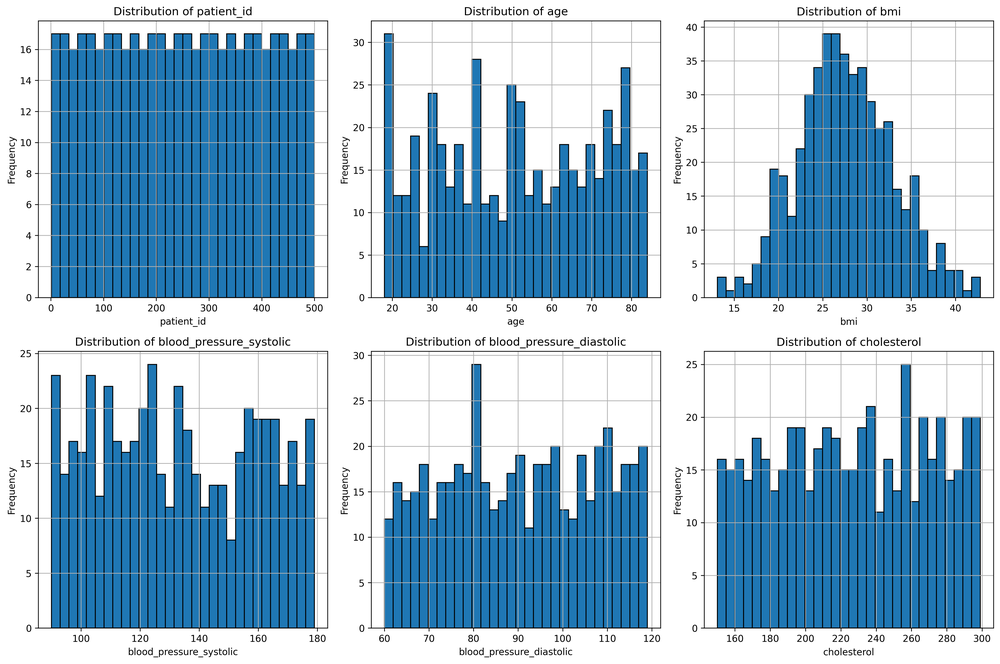
#> input picture outputs/distributions.png, 1000 x 664 px, shrunk from 4469 x 2968 before the run
$ python create_collage.py
#> lines starting #> are read from the running program, lines starting #| are printed output that depends on the picture
import matplotlib.pyplot as plt
from matplotlib.image import imread

# Read images
img1 = imread('outputs/distributions.png')
#> img1 is the input picture: shape (664, 1000, 4) float32; mean R, G, B, A 0.619, 0.739, 0.822, 1
img2 = imread('outputs/correlation_heatmap.png')
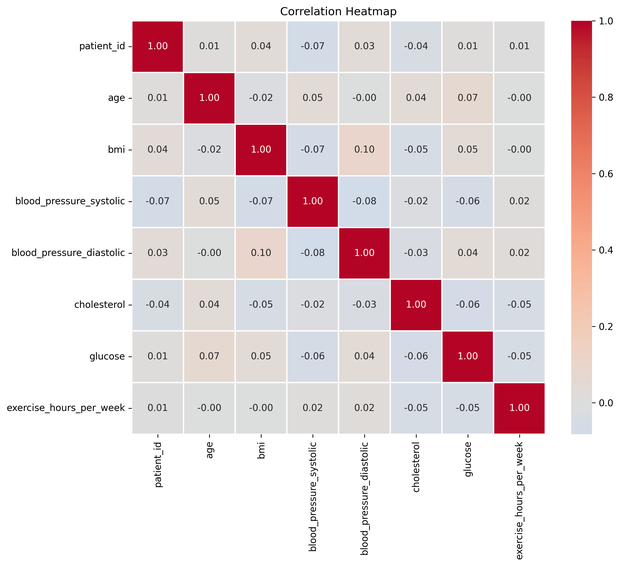
#> input picture outputs/correlation_heatmap.png, 620 x 566 px, shrunk from 2771 x 2530 before the run
#> img2 is the input picture: shape (566, 620, 4) float32; mean R, G, B, A 0.912, 0.864, 0.873, 1
img3 = imread('outputs/categorical_distributions.png')
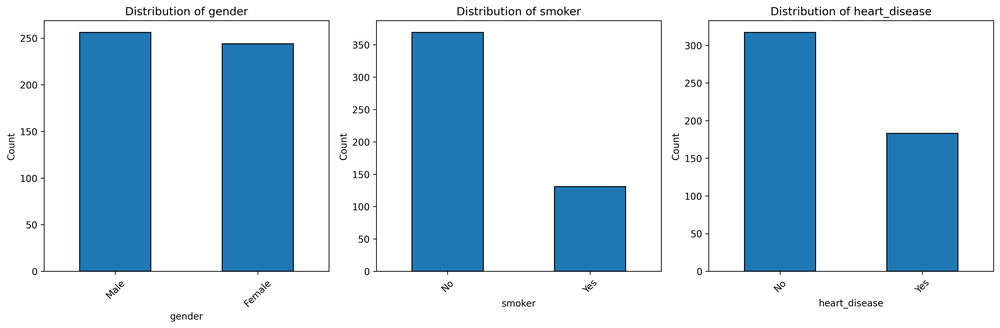
#> input picture outputs/categorical_distributions.png, 1000 x 328 px, shrunk from 4469 x 1468 before the run
#> img3 is the input picture: shape (328, 1000, 4) float32; mean R, G, B, A 0.758, 0.843, 0.902, 1

# Create collage
fig, axes = plt.subplots(1, 3, figsize=(20, 6))

axes[0].imshow(img1)
axes[0].axis('off')
axes[0].set_title('Distribution Analysis', fontsize=16, fontweight='bold')

axes[1].imshow(img2)
axes[1].axis('off')
axes[1].set_title('Correlation Heatmap', fontsize=16, fontweight='bold')

axes[2].imshow(img3)
axes[2].axis('off')
axes[2].set_title('Categorical Analysis', fontsize=16, fontweight='bold')

plt.tight_layout()
plt.savefig('screenshots/analysis_collage.png', dpi=300, bbox_inches='tight', facecolor='white')
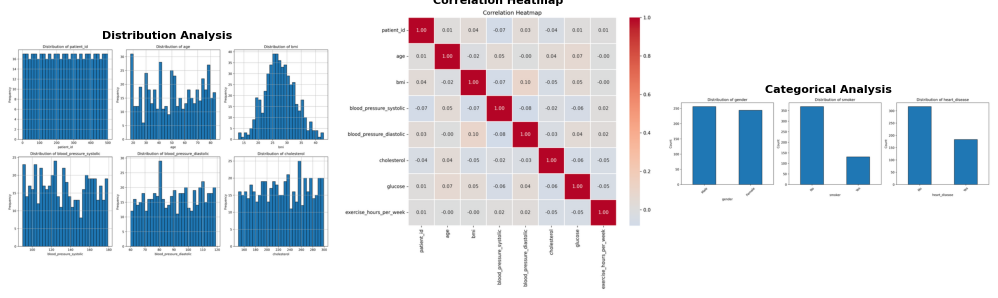
#> figure drawn by matplotlib, 3 panels
print("✅ Collage created: screenshots/analysis_collage.png")
